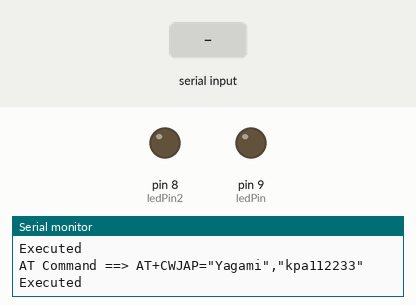
Recording of a sketch running on a simulated Arduino Uno, built with avr-gcc and run on an emulated ATmega328P. Parts: output pins drawn as LEDs (lit = HIGH), the last lines printed to the serial monitor. The test bench sets the inputs (shaded band). The modem accepts every AT command (registered, SIM ready, sends succeed) and sends nothing else.

Above: at 5.2 s.
5.3 s: "1" received over the second serial link
At 6.1 s:
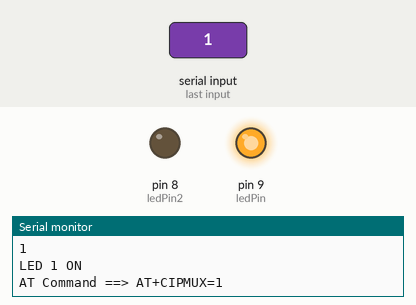
Timing chart, 0 to 8.3 s (numbered marks = the images above; inputs shaded):
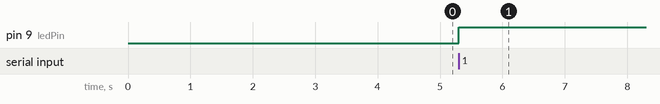

The sketch:

finalMM.ino
```cpp
#include <SoftwareSerial.h>


SoftwareSerial espSerial(3, 4);   //Pin 3 and 4 act as RX and TX. Connected to TX and RX of ESP8266 respectively
SoftwareSerial blu(12,13);


int ledPin = 9;
int ledPin2 = 8;
char data = '0';
int led1status, led2status;


#define DEBUG true
String mySSID = "Yagami";       // WiFi SSID
String myPWD = "kpa112233"; // WiFi Password
String myAPI = "V4ZJPYWF9SRJVWR2";   // API Key
String myHOST = "api.thingspeak.com";
String myPORT = "80";
String myFIELD = "field1";
int sendVal;


void setup()
{
  Serial.begin(9600);
  espSerial.begin(9600);//default is 115200...baud rate is set to 9600 by AT+UART_DEF=9600,8,1,0,0
  blu.begin(9600);
  pinMode(8, OUTPUT);
  pinMode(9, OUTPUT);
  digitalWrite(8, LOW);
  digitalWrite(9, LOW);


  espData("AT+RST", 1000, DEBUG);
  espData("AT+CWMODE=1", 1000, DEBUG);
  espData("AT+CWJAP=\""+ mySSID +"\",\""+ myPWD +"\"", 1000, DEBUG);
  /*while(!esp.find("OK"))
  {
      //Wait for connection
  }*/
  delay(1000);

}


  void loop()
  {


    if(blu.available() > 0)  // Send data only when you receive data:
  {
    //Serial.println("CIHRAG");
    data = blu.read();      //Read the incoming data and store it into variable data
    Serial.println(data);        //Print Value inside data in Serial monitor
    if(data == '1' && digitalRead(9)==HIGH){            //Checks whether value of data is equal to 1
      digitalWrite(9, LOW);
      led1status=0;
      Serial.println("LED 1 OFF");
    }else if(data == '1' && digitalRead(9)==LOW){
      digitalWrite(9, HIGH);
      led1status=1;
      Serial.println("LED 1 ON");
    }else if(data == '2' && digitalRead(8)==HIGH){
      digitalWrite(8, LOW);
      led2status=0;
      Serial.println("LED 2 OFF");
    }else if(data == '2' && digitalRead(8)==LOW){
      digitalWrite(8, HIGH);
      led2status=2;
      Serial.println("LED 2 ON");
    }


    sendVal = led1status+led2status;


    String sendData = "GET /update?api_key="+ myAPI +"&"+ myFIELD +"="+String(sendVal);
    espData("AT+CIPMUX=1", 1000, DEBUG);       //Allow multiple connections
    espData("AT+CIPSTART=0,\"TCP\",\""+ myHOST +"\","+ myPORT, 1000, DEBUG);
    espData("AT+CIPSEND=0," +String(sendData.length()+4),1000,DEBUG);
    espSerial.find(">");
    espSerial.println(sendData);
    Serial.print("Value to be sent: ");
    Serial.println(sendVal);

    espData("AT+CIPCLOSE=0",1000,DEBUG);
    delay(10000);

  }
  }


 String espData(String command, const int timeout, boolean debug)
{
  Serial.print("AT Command ==> ");
  Serial.print(command);
  Serial.println("     ");

  String response = "";
  espSerial.println(command);
  long int time = millis();
  while ( (time + timeout) > millis())
  {
    while (espSerial.available())
    {
      char c = espSerial.read();
      response += c;
    }
  }
  if (debug)
  {
    //Serial.print(response);
    Serial.println("Executed");
  }
  return response;
}
```

Measured:
- after the input at 5.3 s, pin 9 (ledPin): LOW → HIGH at once
